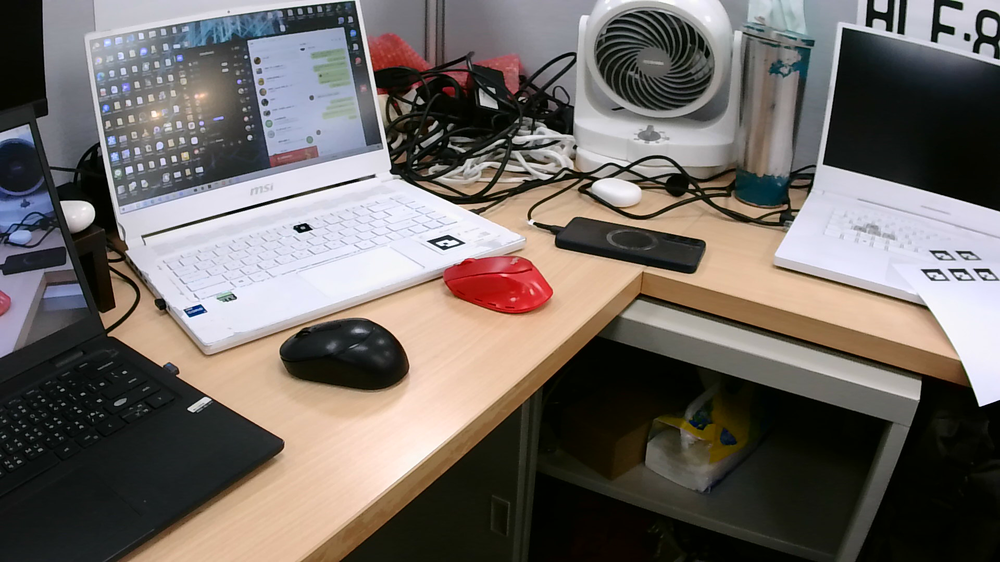
#> input picture test_image/captured_images_m/image_0.png, 1000 x 562 px, shrunk from 1920 x 1080 before the run, found by its file name
$ python opencv_match.py
#> lines starting #> are read from the running program, lines starting #| are printed output that depends on the picture
import cv2
import numpy as np
import time
import random

# 1. 讀取圖片並轉為灰階
img1 = cv2.imread('captured_images_m/image_0.png')
#> img1 is the input picture: shape (562, 1000, 3); mean B, G, R 100.8, 105.1, 111.8
img2 = cv2.imread('captured_images_m/image_1.png')
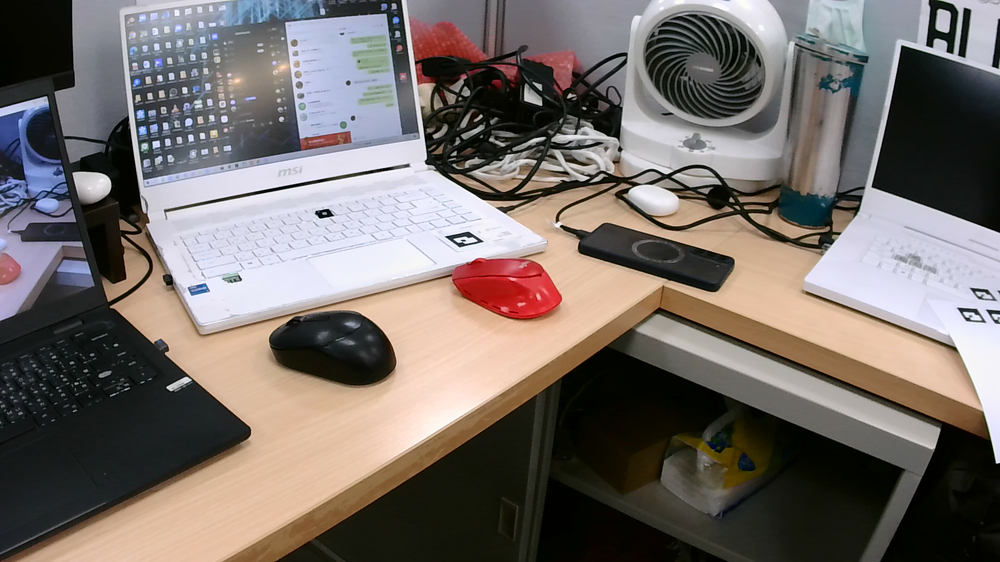
#> input picture test_image/captured_images_m/image_1.png, 1000 x 562 px, shrunk from 1920 x 1080 before the run, found by its file name
#> img2 is the input picture: shape (562, 1000, 3); mean B, G, R 105.3, 109.4, 117.5
gray1 = cv2.cvtColor(img1, cv2.COLOR_BGR2GRAY)
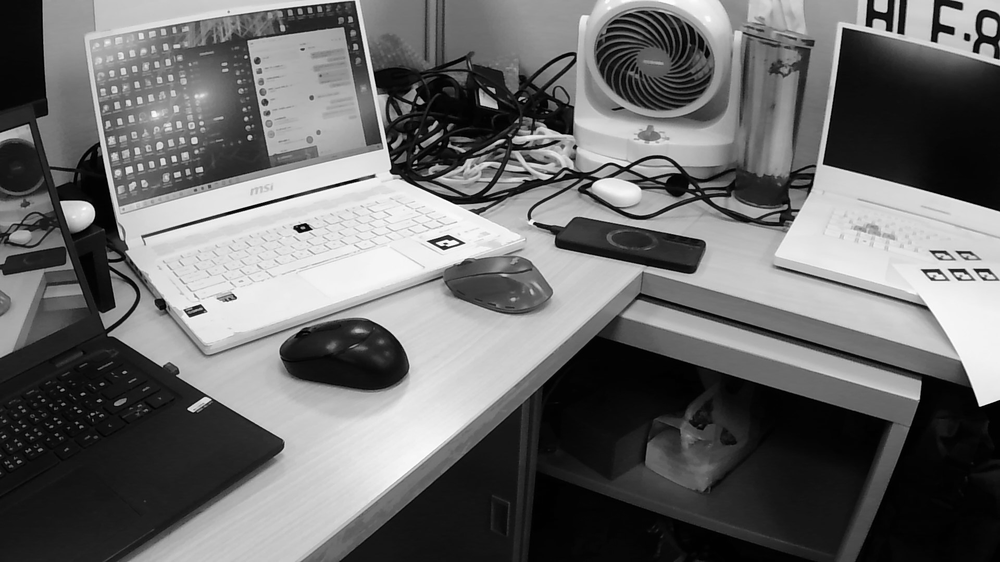
#> gray1: shape (562, 1000); min 0, max 255, mean 106.6
gray2 = cv2.cvtColor(img2, cv2.COLOR_BGR2GRAY)
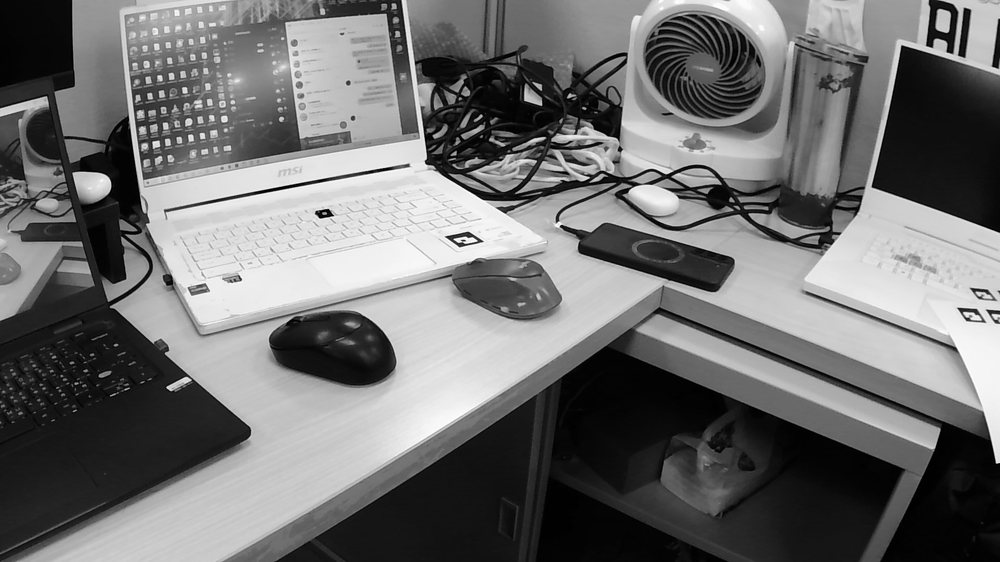
#> gray2: shape (562, 1000); min 0, max 255, mean 111.3

# 2. 初始化 SIFT 偵測器
# 在較新版本的 OpenCV 中，SIFT 已經專利過期並內建在主庫中
sift = cv2.SIFT_create()

# 3. 偵測關鍵點 (Keypoints) 並計算描述子 (Descriptors)
start_time = time.perf_counter()
kp1, des1 = sift.detectAndCompute(gray1, None)
#> kp1 = 1835 keypoints; strongest (x, y, size): (80, 213, 18.2), (967, 37, 4.7), (346, 357, 62.7), (303, 228, 8.5)
kp2, des2 = sift.detectAndCompute(gray2, None)
#> kp2 = 1940 keypoints; strongest (x, y, size): (95, 186, 19.1), (335, 349, 63.6), (320, 214, 5.6), (329, 213, 5.2)
end_time = time.perf_counter()

print(f"SIFT 提取耗時: {(end_time - start_time)*1000:.2f} ms")
print(f"圖1 特徵點數: {len(kp1)}, 圖2 特徵點數: {len(kp2)}")
#| 圖1 特徵點數: 1835, 圖2 特徵點數: 1940

# 4. 初始化 FLANN 匹配器 (比 Brute-Force 更快，適合 SIFT)
_time1 = time.perf_counter()
FLANN_INDEX_KDTREE = 1
index_params = dict(algorithm=FLANN_INDEX_KDTREE, trees=5)
search_params = dict(checks=50) # 檢查次數，越高越準但越慢
flann = cv2.FlannBasedMatcher(index_params, search_params)
_time2 = time.perf_counter()
# 5. 進行匹配 (k=2 代表對每個點找兩個最近鄰，用於 Ratio Test)
matches = flann.knnMatch(des1, des2, k=2)
#> matches = 1835 matches
_time3 = time.perf_counter()
# 6. 進行 Lowe's Ratio Test (濾除錯誤配對)
# 這是 SIFT 的標準作法：如果最近的距離比次近的距離小很多，才視為好配對

print(f"初始化 FLANN耗時: {(_time2 - _time1)*1000:.2f} ms")
print(f"knnMatch耗時: {(_time3 - _time2)*1000:.2f} ms")


good_matches = []
for m, n in matches:
    if m.distance < 0.5 * n.distance:
        good_matches.append(m)
#> after the loop, good_matches = 384 matches

print(f"過濾後的優質配對數: {len(good_matches)}")
#| 過濾後的優質配對數: 384

# 7. 手動繪製隨機顏色的連線 (仿照你之前的 LightGlue 邏輯)
# 建立拼接畫布
h1, w1 = img1.shape[:2]
#> h1 = 562; w1 = 1000
h2, w2 = img2.shape[:2]
#> h2 = 562; w2 = 1000
canvas = np.zeros((max(h1, h2), w1 + w2, 3), dtype=np.uint8)
canvas[:h1, :w1] = img1
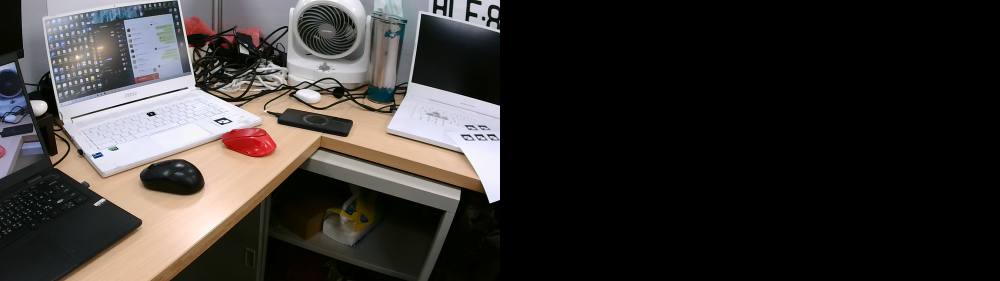
#> canvas: shape (562, 2000, 3) (shown at 1/2 size); mean B, G, R 50.4, 52.5, 55.9
canvas[:h2, w1:w1+w2] = img2
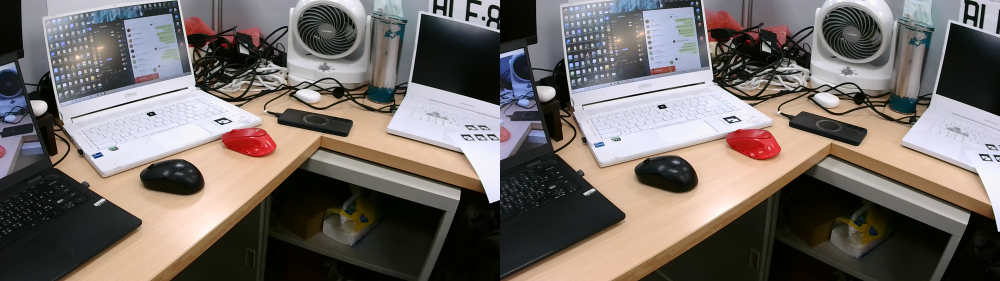
#> canvas: shape (562, 2000, 3) (shown at 1/2 size); mean B, G, R 103, 107.2, 114.6

for m in good_matches:
    # 取得點的坐標
    pt1 = tuple(np.round(kp1[m.queryIdx].pt).astype(int))
    pt2 = tuple(np.round(kp2[m.trainIdx].pt).astype(int))

    # 右圖坐標偏移
    pt2_offset = (pt2[0] + w1, pt2[1])

    # 生成隨機顏色
    color = (random.randint(50, 255), random.randint(50, 255), random.randint(50, 255))

    # 畫線與圓點
    cv2.line(canvas, pt1, pt2_offset, color, 1, cv2.LINE_AA)
    cv2.circle(canvas, pt1, 3, color, -1)
    cv2.circle(canvas, pt2_offset, 3, color, -1)
#> this loop made 384 passes
#> (pt1, pt2, pt2_offset, color) on passes 1 to 3: ((19, 225), (48, 192), (1048, 192), (148, 244, 157)), ((19, 222), (49, 190), (1049, 190), (60, 116, 180)), ((21, 201), (689, 133), (1689, 133), (174, 153, 250))
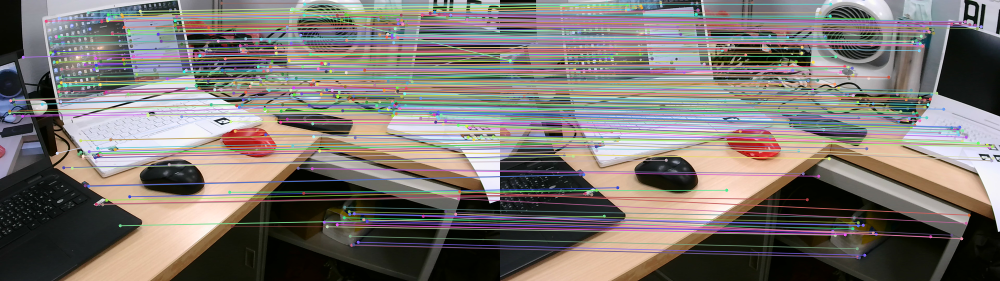
#> canvas: shape (562, 2000, 3) (shown at 1/2 size); mean B, G, R 112.4, 116.8, 123.2

# 8. 顯示結果
cv2.imshow('SIFT Matching with Random Colors', canvas)
cv2.imwrite("opencv_match_result.png", canvas)
cv2.waitKey(0)
cv2.destroyAllWindows()
